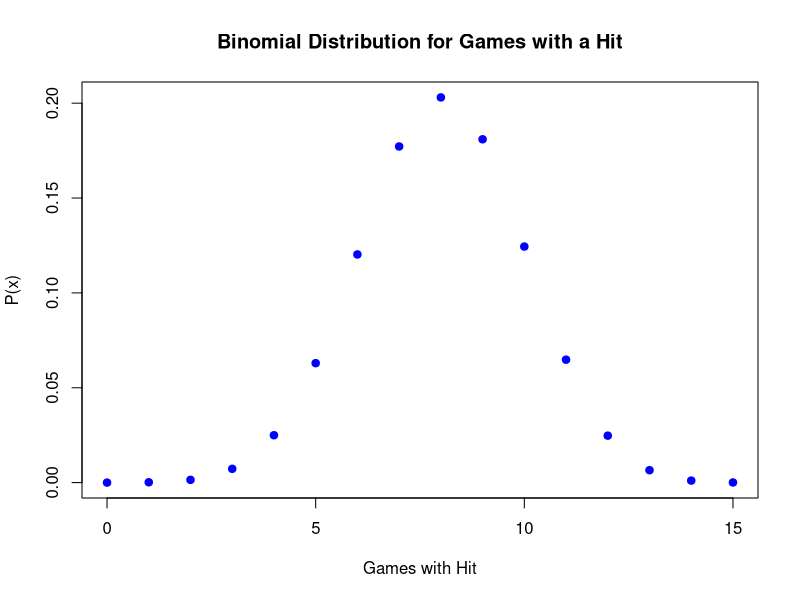

Write the R code that produced this figure.
#Proyeccion de Promedio de Bateo
# Create a sample of 489 numbers which are incremented by 1.
# 489 es el n, ABs
x <- seq(0,15,by = 1)

# Create the binomial distribution.
# 489 At Bats de Yelich es n
# Promedio de bateo de 0.296 es p
y <- dbinom(x,15,0.534)

# Give the chart file a name.
png(file = "Avg.png")

# Plot the graph for this sample.
plot(x,y,col = "blue", pch =19,xlab = "Games with Hit", ylab = "P(x)", main = "Binomial Distribution for Games with a Hit")

# Save the file.
dev.off()

